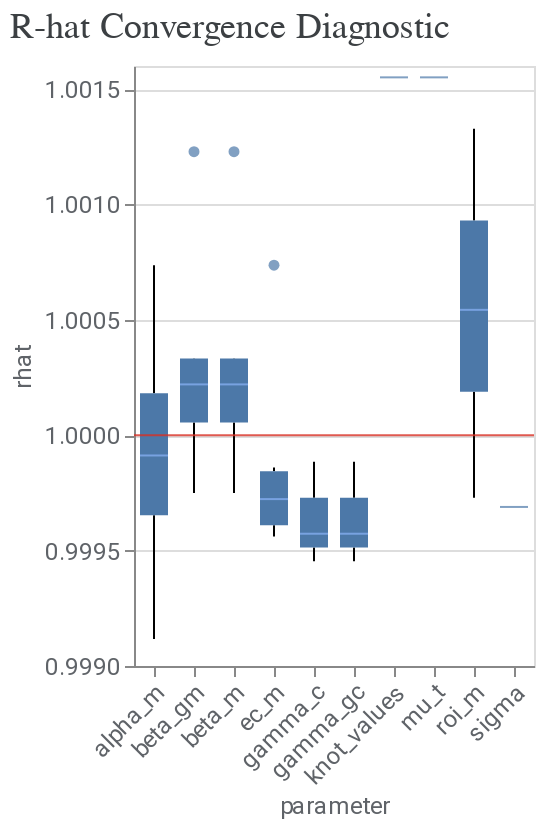

The notebook cell this image was saved under:
### Markdown cell above
After the model is built, you must assess convergence, debug the model if needed, and then assess the model fit.

1\. Assess convergence. Run the following code to generate r-hat statistics. R-hat close to 1.0 indicate convergence. R-hat < 1.2 indicates approximate convergence and is a reasonable threshold for many problems.

### Code cell
model_diagnostics = visualizer.ModelDiagnostics(mmm)
model_diagnostics.plot_rhat_boxplot()

### Figure 1 — Vega-Lite specification as saved in the notebook (floating-point values rounded to 4 significant figures; data arrays with more than 128 entries replaced by an {"elided": "..."} marker saying what was removed)
{"config": {"view": {"continuousWidth": 400, "continuousHeight": 300}, "axis": {"labelColor": "#5F6368", "labelFont": "Roboto", "labelFontSize": 12, "titleColor": "#5F6368", "titleFont": "Roboto", "titleFontSize": 12, "titleFontWeight": "normal"}}, "layer": [{"data": {"name": "data-37b0d851a7fbbbee89a6aabbfaa1d344"}, "mark": {"type": "boxplot", "median": {"color": "#8AB4F8"}, "outliers": {"filled": true}}, "encoding": {"x": {"axis": {"labelAngle": -45}, "field": "parameter", "type": "nominal"}, "y": {"field": "rhat", "scale": {"zero": false}, "type": "quantitative"}}}, {"data": {"name": "empty"}, "mark": {"type": "rule", "color": "#D93025", "opacity": 0.8}, "encoding": {"y": {"datum": 1}}}], "title": {"text": "R-hat Convergence Diagnostic", "anchor": "start", "color": "#3C4043", "font": "Google Sans Display", "fontSize": 18, "fontWeight": "normal", "offset": 10}, "$schema": "https://vega.github.io/schema/vega-lite/v4.17.0.json", "datasets": {"data-37b0d851a7fbbbee89a6aabbfaa1d344": {"elided": "194 records"}, "empty": [{}]}}
